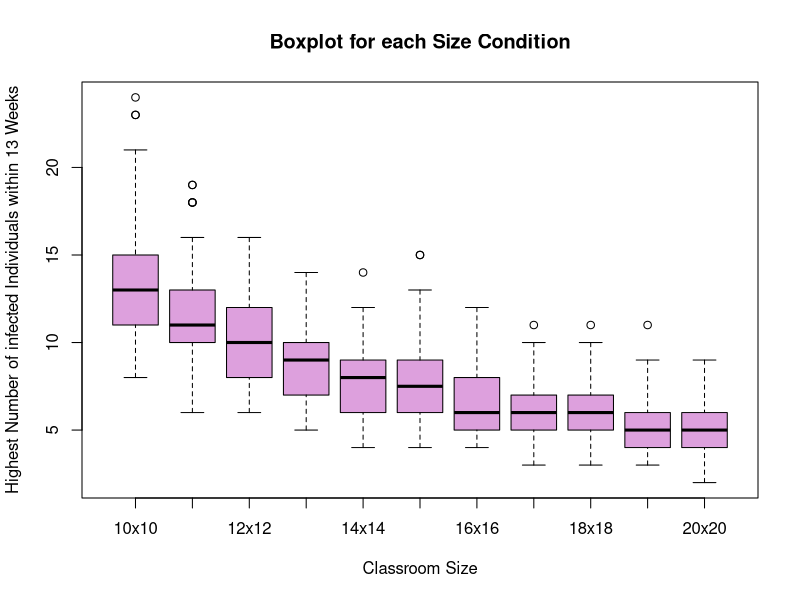
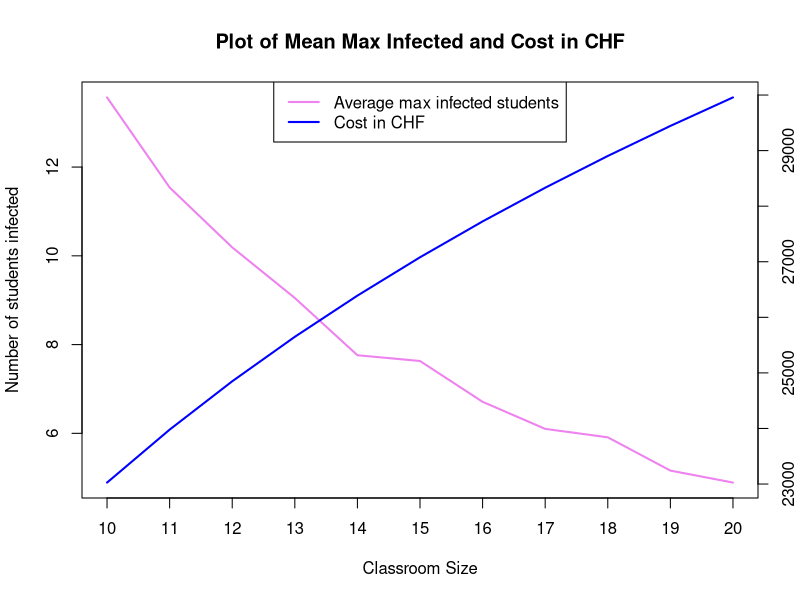
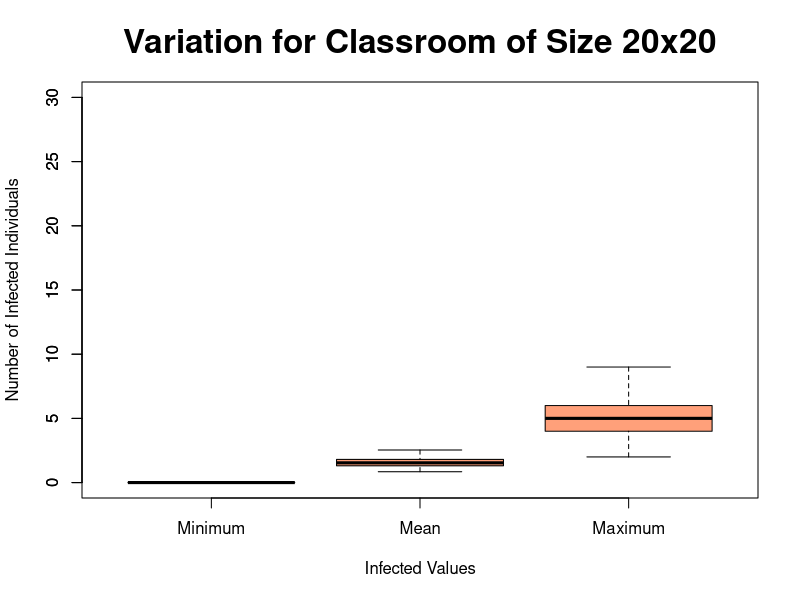

Here is the R script that generated these plots, in order:
####### Infection_spread_students_1.0.3.R
#### update: commented up to ####7 + fixed console spamming

#### 0. Set working directory ####
# clear environment and set working directory
rm(list=ls())
# setwd("~/UZH/Agent-based modelling in R/Agend_based_model") #Hyewon
# setwd("~/Documents/GitHub/Agend_based_model") #Miriam
# setwd("C:/Users/Laura Andres/Documents/GitHub/Agend_based_model/") #Laura


#### 1. Determine Parameters ####
beta <- 0.3
students <- 100
transmission_dist <- 1.5 # in number of seats between students. dist 1 = one seat(60cm)
random_absence <- 0.05 # absence of student for reasons other than illness
lectures_per_week <- 1 # per week
weeks <- 13 # fix in the end to 18 weeks -> one semester + study phase
initial_prob <- 0.05
rounds <- lectures_per_week*weeks

#### 2. Make a dataframe that monitors student status each week(round) ####
new_meta=function(){
  meta=data.frame(
    infected = rep(NA, rounds),
    infected_random = NA,
    immunity = NA,
    recovering = NA,
    sick_but_going = NA,
    mean_stored = NA
  )
  return(meta)
}

#### 3. Make a dataframe that contains student information. Will be renewed every week(round) ####
new_health=function(){
  health <- data.frame(
    ID = 1:students,
    infected_pre = 0,
    absence = 0,
    location = 0,
    row=0,
    col=0,
    missed_rounds = 0, 
    past_affections = 0, 
    p = 0, #probability of getting infected
    infected_post = 0, #infection status after this round
    immunity = 0,
    sick_but_going = 0)
  return(health)
}


#### 4. Get infection status for each week(round) ####
one_round=function(nth_round, beta, students, transmission_dist,random_absence,lectures_per_week,weeks,initial_prob,rounds, meta, seats, health){
  # 4a. Randomly assign seats for attending students
  ## 1) check absence
  ### absence due to voluntary decision (random absence)
  health$absence <- sample(0:1, students, replace = TRUE, prob = c(1-random_absence, random_absence))
  ### absence due to infection
  health$absence[which(health$missed_rounds>=1)] <- 1
  
  ## 2) assign seats to attending students
  attending_students <- which(health$absence==0)
  health$location[attending_students] <- sample(1:nrow(seats), length(attending_students), replace = FALSE)
  health$row[attending_students] <- seats$rows[health$location]
  health$col[attending_students] <- seats$cols[health$location]
  
  
  # 4b. Calculate probability of infection for each students
  ## 1) assign students - who are not immune - who got infected outside of class by chance
  possible_hosts <- which(health$immunity == 0)
  infected_lastround <- which(health$infected_pre==1) # save students who got infected in class
  health$infected_pre[possible_hosts] <- sample(0:1, length(possible_hosts), replace = TRUE, prob=c(1-initial_prob,initial_prob))
  infected_random <- setdiff(which(health$infected_pre[possible_hosts] == 1), infected_lastround) # vector of students who got infected outside of class by chance
  health$immunity[which(health$infected_pre == 1)] <- 1 # students who are infected are immune
  
  
  ## 2) calculate probability of infection for each students
  #distance matrix for all seats
  distances <- as.matrix(dist(cbind(health$row,health$col)))
  distances <- distances[,which(health$infected_pre==1), drop=FALSE]
  #get number of exposures for each students
  health$exposures <- rowSums(distances<=transmission_dist)
  #get probability of infection by number of exposures
  health$p <- 1-(1-beta)^health$exposures
  
  # 4c. From the probabilities, determine which student get infected
  for(i in 1:nrow(health)){
    if(health$immunity[i] == 1){
      health$infected_post[i] <- 0
    } else{
      health$infected_post[i] <- sample(0:1, 1, prob = c(1-health$p[i],health$p[i]))
    }
  }
  
  # 4d. Loop for each week and track infection status each round
  ## 1) update infection status in "meta" dataframe
  meta$infected[nth_round] <- sum(health$infected_post)
  meta$immunity[nth_round] <- sum(health$immunity)
  meta$recovering[nth_round] <- length(which(health$missed_rounds>=1))
  meta$sick_but_going[nth_round] <- length(which(health$sick_but_going>=1))
  meta$infected_random[nth_round] <- length(infected_random)
  
  ## 2) renew "health" dataframe for next week(round)
  ### determine student who will stay home due to infection and return to school after recovery
  quarantine <- c(which(health$sick_but_going==lectures_per_week), infected_random)
  back_to_school <- which(health$missed_rounds==lectures_per_week)
  ### clear infection status of students in quarantine
  health$sick_but_going[quarantine] <- 0
  health$infected_post[quarantine] <- 0
  ### count missed rounds of students in quarantine
  health$missed_rounds[quarantine] <- health$missed_rounds[quarantine]+1
  ### get students back to class
  health$missed_rounds[back_to_school] <- 0
  health$infected_pre[back_to_school] <- 0
  # add counts for students who got sick and still goes to school 
  health$sick_but_going[which(health$infected_post==1)] <- health$sick_but_going[which(health$infected_post==1)] +1
  #transfer infected_post as infect_pre of next round
  health$infected_pre <- health$infected_post
  #clear other columns
  health$attendance <- 0
  health$location <- 0
  health$p <- 0
  health$infected_post <- 0
  
  ## 3) get mean for the defined weeks (now 13 weeks)
  if(nth_round <= weeks) {
    meta$infected_stored[nth_round] <- meta$infected[nth_round]
  } else {
    meta$infected_stored[nth_round] <- 0
  }
  
  
  return(list(health = health, meta = meta))
}


#### 5. Prepare - conditions(number of seats), number of simulations, dataframe to track results - to run the simulation ####
n=100 # number of simulations
nrows <- ncols <- c(10:20) # conditions
max_values_df= data.frame(matrix(NA, nrow = n, ncol = length(nrows))) # make empty dataframe that will store all peaks of infection for each condition
colnames(max_values_df) <- c("10x10", "11x11", "12x12", "13x13", "14x14", "15x15", "16x16", "17x17", "18x18", "19x19", "20x20")

#### 6. Run simulations for each conditions ####
for(j in nrows) {
  # 6a. make a classroom with j rows of seats
  seats <- expand.grid(rows=1:j, cols=1:j) 
  seats$ID <- 1:nrow(seats) # "seats" dataframe - rows, columns, ID
  
  # 6b. make a dataframe to track result in each simulation
  column_names <- paste("trial", 1:n, sep= "_")
  infected_df <- data.frame(matrix(NA, nrow = rounds, ncol = n))
  colnames(infected_df) <- column_names
  
  ## empty vector to update means of infected students
  mean_simulation=rep(NA, n)
  
  # repeat simulation 100 times for each conditions (for statistical validation)
  # 6c. simulate for each condtion n times
  for(trial in 1:n){
    health=new_health()
    meta=new_meta()
    for(nth_round in 1:rounds) {
      results <- one_round(nth_round, beta, students, transmission_dist,random_absence,lectures_per_week,weeks,initial_prob,rounds, meta, seats, health)
      health <- results$health
      meta <- results$meta
    }
    
    ## update mean of infected students
    meta[is.na(meta)]=0
    mean_one_simulation <- sum(meta$infected_stored)/weeks
    mean_simulation[trial]=mean_one_simulation
    
    ## update the result - infected_df - dataframe
    infected_df[trial]=meta$infected
  }
  
  # 6d. get descriptive values from infected_df
  ## set NA as 0
  infected_df[is.na(infected_df)]=0
  
  ## get means and sd and max and min
  mean_weeks=rowMeans(infected_df)
  sd_weeks=apply(infected_df,1,sd)
  sd_simulation=apply(infected_df,2,sd)
  max_simulation=apply(infected_df,2,max)
  min_simulation=apply(infected_df,2,min)
  
  # 6e. update max_values_df
  max_values_df[j-9]=max_simulation
}


#### 7. Get means of maximum value ####
max_means=colMeans(max_values_df)
max_sd=apply(max_values_df, 1, sd)


#### 8. Plot results ####

# Boxplot for each Classroom size and its highest number of infected students within the 13 weeks
boxplot(max_values_df, 
        main = "Boxplot for each Size Condition", 
        xlab = "Classroom Size", 
        ylab = "Highest Number of infected Individuals within 13 Weeks", 
        col = "#DDA0DD")

# Plot the optimum of size and cost
## max_means and max_sd 
max_means <- colMeans(max_values_df)
max_sd <- apply(max_values_df, 1, sd)

## Define cost based on classroom size using a logarithmic scale
classroom <- 10:20
starting_value <- 10000

## Use a logarithmic function to define the cost
cost <- starting_value * log(classroom)

## Plot mean infected
plot(x = classroom, y = max_means, type = 'l', col = 'violet', lwd = 2, ylab = 'Number of students infected', xlab = 'Classroom Size', xaxt = 'n')
axis(1, at = classroom)

## Overlay log(Cost)
par(new = TRUE)
plot(x = classroom, y = cost, type = 'l', col = 'blue', lwd = 2, axes = FALSE, xlab = '', ylab = '')
axis(4) 
mtext("Cost in CHF", side = 4, line = 2, col = "blue")

## Add legends
legend("top", legend = c("Average max infected students", "Cost in CHF"), col = c("violet", "blue"), lty = 1, lwd = 2)

## Add a title
title(main = "Plot of Mean Max Infected and Cost in CHF")

# Boxplot for highest, lowest and mean value over the 13 weeks
## Make a dataframe with max, min, mean
values_df <- data.frame(Minimum = min_simulation, Mean = mean_simulation, Maximum = max_simulation)

## Plot it
boxplot(values_df, 
        main = "Variation for Classroom of Size 20x20", 
        xlab = "Infected Values", 
        ylab = "Number of Infected Individuals", 
        col = "#FFA07A", #for other plots: lightblue, lightgreen
        ylim = c(0,30),
        cex.axis = 1.0, cex.lab = 1.0, cex.main = 2) #adjust size of text
axis(2, at = seq(0, 30, by = 5))
## Comment: This was adjusted manually for size 10x10, 15x15, and 20x20 as it was easier for as to do so than store informaion within a loop

##############
